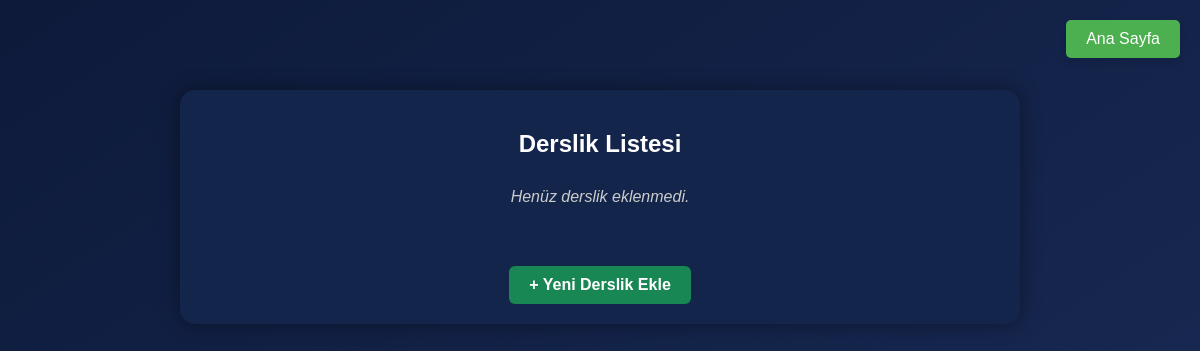
Before: /uni/derslik/listesi/ (signed in) with the older database file.
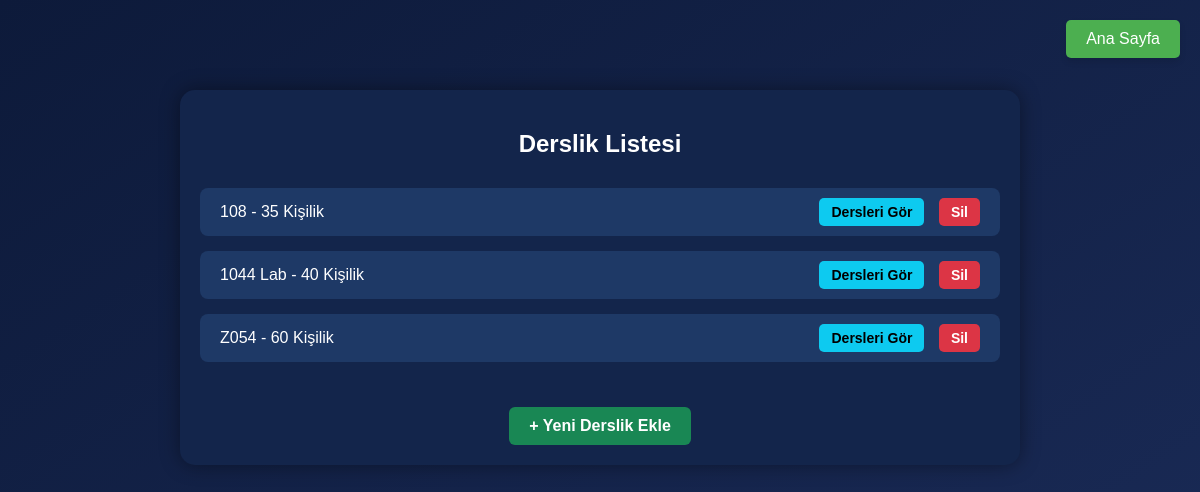
After: the same page with the newer database file.
### uni/models.py (models this page shows, shortened)
class Derslik(models.Model):
    ad = models.CharField(max_length=50, unique=True)
    kapasite = models.IntegerField()

### uni/views.py (the view)
# urls.py: path('derslik/listesi/', derslik_listesi, name='derslik_listesi'),
@login_required
def derslik_listesi(request):
    derslikler = Derslik.objects.all()
    return render(request, 'derslik_listesi.html', {'derslikler': derslikler})

### uni/templates/derslik_listesi.html (shortened to what this page needs)
{% extends "base.html" %}
{% block content %}
<div class="list-container">
    <h2>Derslik Listesi</h2>
    <a href="{% url 'home' %}" class="btn-home">Ana Sayfa</a>
    {% if derslikler %}
        {% for derslik in derslikler %}
            <div class="derslik-item">
                <div class="derslik-info">
                    {{ derslik.ad }} - {{ derslik.kapasite }} Kişilik
                </div>
                <div class="action-buttons">
                    <a href="{% url 'derslik_detay' derslik.id %}" class="btn-view">Dersleri Gör</a>
                    <a href="{% url 'derslik_sil' derslik.id %}" class="btn-delete">Sil</a>
                </div>
            </div>
        {% endfor %}
    {% else %}
        <p class="no-data">Henüz derslik eklenmedi.</p>
    {% endif %}
    <div class="text-center">
        <a href="{% url 'derslik_ekle' %}" class="btn-add">+ Yeni Derslik Ekle</a>
    </div>
</div>
{% endblock %}

Changed rows visible on the page:
added Derslik: ad "108", kapasite "35"
added Derslik: ad "1044 Lab", kapasite "40"
added Derslik: ad "Z054", kapasite "60"
Other visible differences:
text no longer shown: "Henüz derslik eklenmedi."
